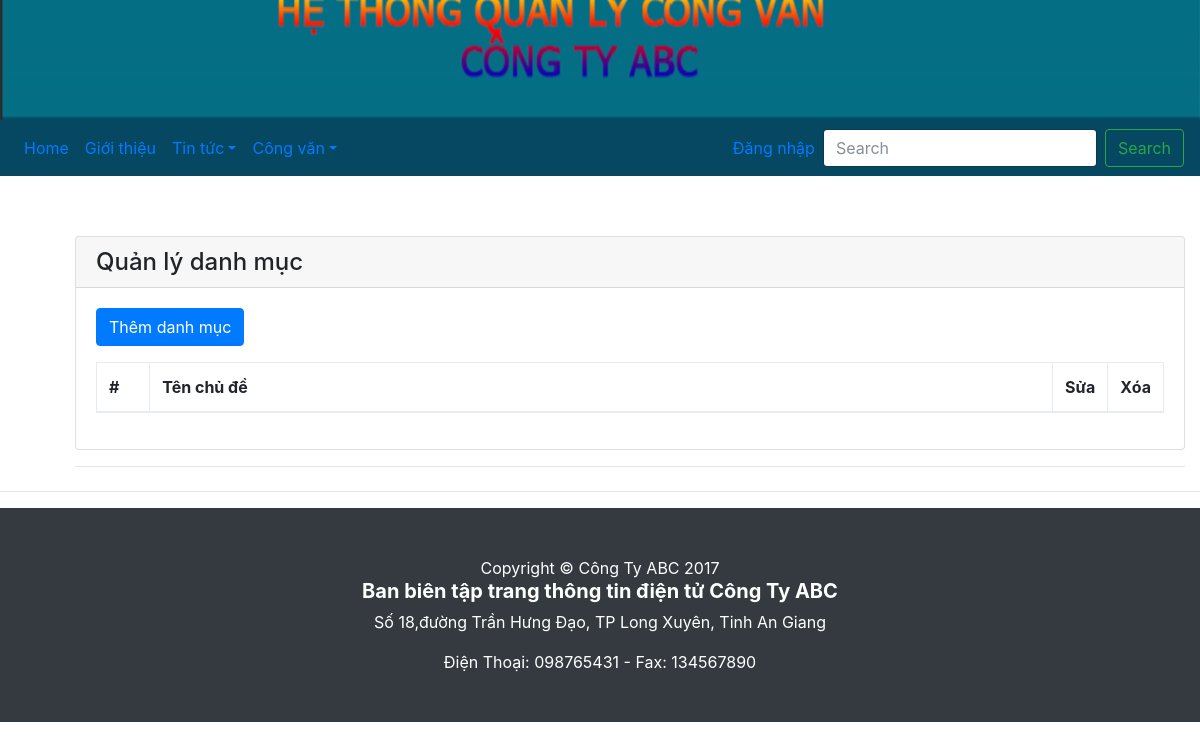
Page /danhmuc.php on the earlier database version.
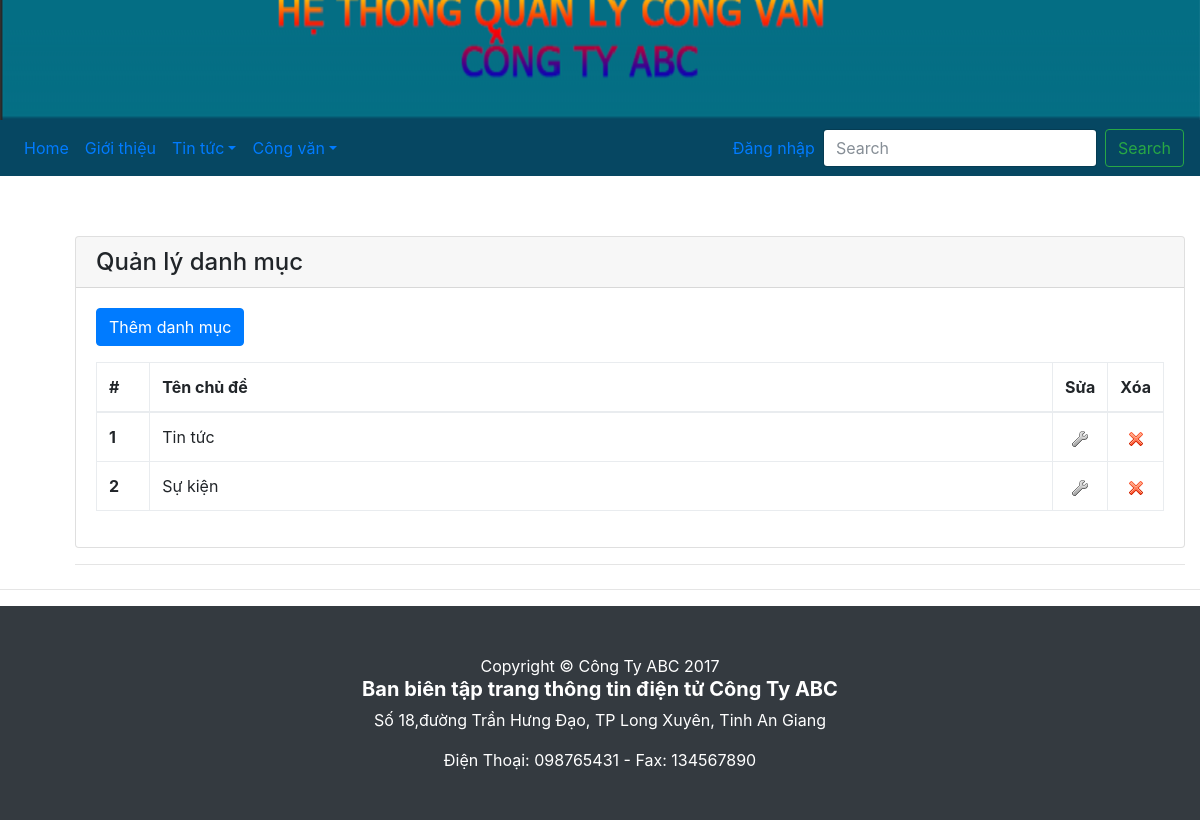
Same page on the later database version.
### tables this page shows
CREATE TABLE IF NOT EXISTS `danhmuc` (
`ID` int(11) NOT NULL,
  `TenDM` varchar(50) NOT NULL
);

### danhmuc.php (the view, shortened to what this page needs)
<?php
	require_once "config.php";
	$sql = "SELECT * FROM danhmuc";
	$danhsach = mysqli_query($link, $sql);
?>
<!DOCTYPE html>
<html lang="en">
	<head>
		<link rel="stylesheet" href="css/bootstrap.min.css" />
		<link rel="stylesheet" href="css/bootstrap-custom.css" />
	</head>
	<body>
			<?php include_once "navbar.php"; ?>
<div class="container" style="margin: 5% 8% 2% 5%;">
			<div class="card">
				<h4 class="card-header">Quản lý danh mục</h4>
				<div class="card-body">
					<p><a class="btn btn-primary" href="danhmuc_them.php" role="button">Thêm danh mục</a></p>
					<table class="table table-bordered table-hover table-responsive">
						<thead>
							<tr>
								<th width="5%">#</th>
								<th width="85%">Tên chủ đề</th>
								<th width="5%">Sửa</th>
								<th width="5%">Xóa</th>
							</tr>
						</thead>
						<tbody>
							<?php
								while($dong = mysqli_fetch_array($danhsach))
								{
									echo "<tr>";
										echo "<th>{$dong['ID']}</th>";
										echo "<td>{$dong['TenDM']}</td>";
										echo "<td class='text-center'><a href='danhmuc_sua.php?id={$dong['ID']}'><img src='img/edit.png' /></a></td>";
										echo "<td class='text-center'><a onclick='return confirm(\"Bạn có muốn xóa danh muc {$dong['TenDM']} không?\");' href='danhmuc_xoa.php?id={$dong['ID']}'><img src='img/delete.png' /></a></td>";
									echo "</tr>";
								}
							?>
						</tbody>
					</table>
				</div>
			</div>
			<hr />
		</div>
<?php include_once "footer.php"; ?>
	</body>
</html>

### navbar.php (shortened to what this page needs)
<img src="img/congvan.png" class="img-fluid" alt="Responsive image">
<nav class="navbar navbar-expand-lg navbar-Secondary" style="background-color:#064762;">
  <div class="collapse navbar-collapse" id="navbarSupportedContent">
    <ul class="navbar-nav mr-auto">
      <li class="nav-item active"><a class="nav-link" href="index.php">Home</a></li>
      <li class="nav-item active"><a class="nav-link" href="gioithieulichsu.php">Giới thiệu</a></li>
      <li class="nav-item dropdown">
        <a class="nav-link dropdown-toggle" href="#" id="navbarDropdown" role="button" data-toggle="dropdown" aria-haspopup="true" aria-expanded="false">
        Tin tức</a>
      </li>
       <li class="nav-item dropdown">
        <a class="nav-link dropdown-toggle" href="#" id="navbarDropdown" role="button" data-toggle="dropdown" aria-haspopup="true" aria-expanded="false">
        Công văn</a>
      </li>
    </ul>
    <ul class="navbar-nav ml-auto">
      <?php
        if(!isset($_SESSION['ID']))
        {
      ?>
          <li class="nav-item"><a class="nav-link" href="dangnhap.php">Đăng nhập</a></li>
      <?php
        }
      ?>
    </ul>
    <form class="form-inline my-2 my-lg-0">
      <input class="form-control mr-sm-2" type="search" placeholder="Search" aria-label="Search">
      <button class="btn btn-outline-success my-2 my-sm-0" type="submit">Search</button>
    </form>
  </div>
</nav>

### footer.php (shortened to what this page needs)
<hr/>
    <footer class="py-5 bg-dark" style="background-color:#064762;">
      <div class="container">
        <p class="m-0 text-center text-white">Copyright &copy; Công Ty ABC 2017</p>
        <h5 class="mt-0 text-center text-white"><b>Ban biên tập trang thông tin điện tử Công Ty ABC</b></h5>
            <p class="mt-0 text-center text-white">Số 18,đường Trần Hưng Đạo, TP Long Xuyên, Tinh An Giang</p>
            <p class="mb-0 text-center text-white">Điện Thoại: 098765431 - Fax: 134567890</p>
      </div>
      </footer>
  </body>
</html>

Differences in the rows shown:
added danhmuc: ID "1", TenDM "Tin tức"
added danhmuc: ID "2", TenDM "Sự kiện"
